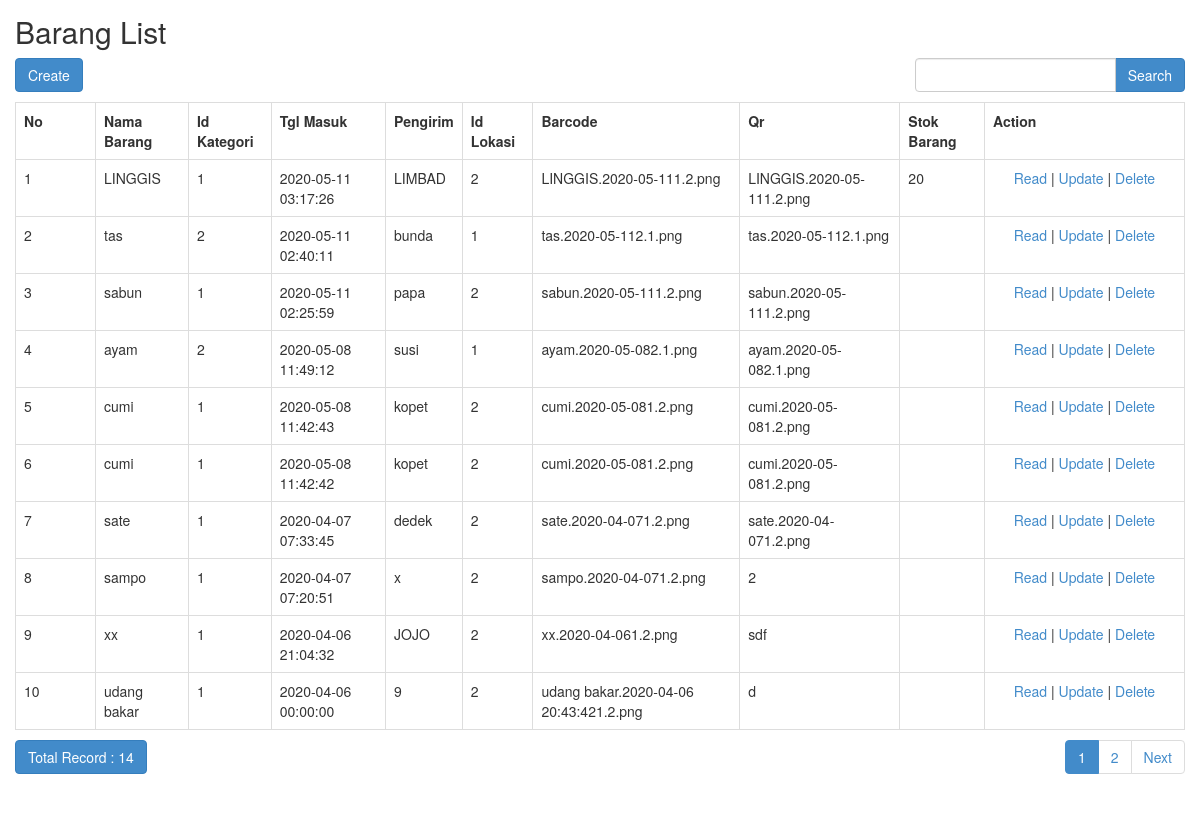
The app's page /index.php/barang, older data.
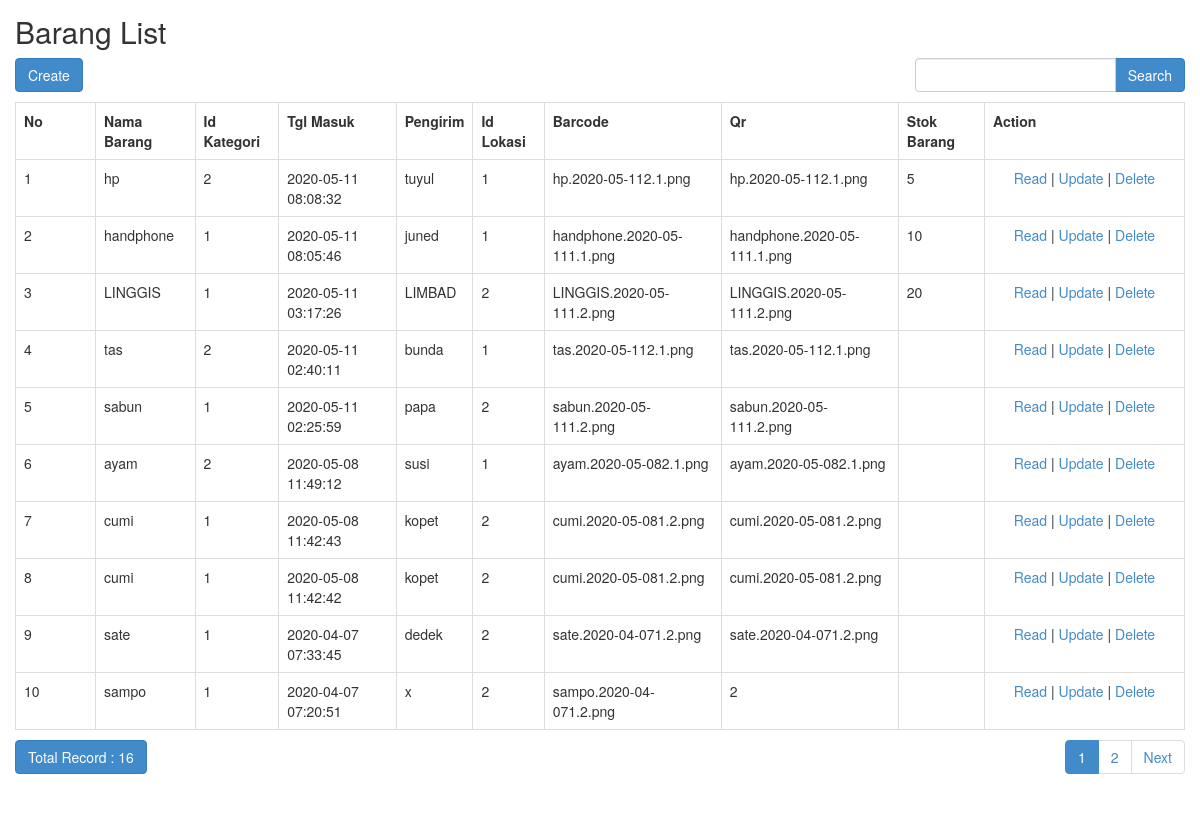
The same page, newer data.
### tables this page shows
CREATE TABLE `barang` (
  `id_barang` int(10) NOT NULL,
  `nama_barang` varchar(50) NOT NULL,
  `id_kategori` int(10) NOT NULL,
  `tgl_masuk` datetime NOT NULL,
  `pengirim` varchar(50) NOT NULL,
  `id_lokasi` int(10) NOT NULL,
  `barcode` varchar(100) NOT NULL,
  `qr` varchar(100) NOT NULL,
  `stok` int(100) DEFAULT NULL
);

### application/controllers/Barang.php (called while the page is built, shortened)
<?php
class Barang extends CI_Controller
{
    function __construct()
    {
        $this->load->model('Barang_model');
        $this->load->library('form_validation');
    }
    public function index()
    {
        $q = urldecode($this->input->get('q', TRUE));
        $start = intval($this->input->get('start'));
        if ($q <> '') {
            $config['base_url'] = base_url() . 'barang/index.html?q=' . urlencode($q);
            $config['first_url'] = base_url() . 'barang/index.html?q=' . urlencode($q);
        } else {
            $config['base_url'] = base_url() . 'barang/index.html';
            $config['first_url'] = base_url() . 'barang/index.html';
        }
        $config['per_page'] = 10;
        $config['page_query_string'] = TRUE;
        $config['total_rows'] = $this->Barang_model->total_rows($q);
        $barang = $this->Barang_model->get_limit_data($config['per_page'], $start, $q);
        $this->load->library('pagination');
        $this->pagination->initialize($config);
        $data = array(
            'barang_data' => $barang,
            'q' => $q,
            'pagination' => $this->pagination->create_links(),
            'total_rows' => $config['total_rows'],
            'start' => $start,
        );
        $this->load->view('barang/barang_list', $data);
    }
}

### index.php (called while the page is built, shortened)
<?php
require_once BASEPATH.'core/CodeIgniter.php';

### application/config/config.php (called while the page is built, shortened)
<?php
$config['base_url'] = 'http://localhost/project2/';
$config['index_page'] = '';
$config['uri_protocol']	= 'REQUEST_URI';
$config['url_suffix'] = '';
$config['language']	= 'english';
$config['charset'] = 'UTF-8';
$config['enable_hooks'] = FALSE;
$config['subclass_prefix'] = 'MY_';
$config['composer_autoload'] = FALSE;
$config['permitted_uri_chars'] = 'a-z 0-9~%.:_\-';
$config['enable_query_strings'] = FALSE;
$config['controller_trigger'] = 'c';
$config['function_trigger'] = 'm';
$config['directory_trigger'] = 'd';
$config['allow_get_array'] = TRUE;
$config['log_threshold'] = 0;
$config['log_path'] = '';
$config['log_file_extension'] = '';
$config['log_file_permissions'] = 0644;
$config['log_date_format'] = 'Y-m-d H:i:s';
$config['error_views_path'] = '';
$config['cache_path'] = '';
$config['cache_query_string'] = FALSE;
$config['encryption_key'] = '';
$config['sess_driver'] = 'files';
$config['sess_cookie_name'] = 'ci_session';
$config['sess_expiration'] = 7200;
$config['sess_save_path'] = NULL;
$config['sess_match_ip'] = FALSE;
$config['sess_time_to_update'] = 300;
$config['sess_regenerate_destroy'] = FALSE;
$config['cookie_prefix']	= '';
$config['cookie_domain']	= '';
$config['cookie_path']		= '/';
$config['cookie_secure']	= FALSE;
$config['cookie_httponly'] 	= FALSE;
$config['standardize_newlines'] = FALSE;
$config['global_xss_filtering'] = FALSE;
$config['csrf_protection'] = FALSE;
$config['csrf_token_name'] = 'csrf_test_name';
$config['csrf_cookie_name'] = 'csrf_cookie_name';
$config['csrf_expire'] = 7200;
$config['csrf_regenerate'] = TRUE;
$config['csrf_exclude_uris'] = array();
$config['compress_output'] = FALSE;
$config['time_reference'] = 'local';
$config['rewrite_short_tags'] = FALSE;
$config['proxy_ips'] = '';

### application/models/Barang_model.php (called while the page is built, shortened)
<?php
class Barang_model extends CI_Model
{
    public $table = 'barang';
    public $id = 'id_barang';
    public $order = 'DESC';
    function total_rows($q = NULL) {
        $this->db->like('id_barang', $q);
	$this->db->or_like('nama_barang', $q);
	$this->db->or_like('id_kategori', $q);
	$this->db->or_like('tgl_masuk', $q);
	$this->db->or_like('pengirim', $q);
	$this->db->or_like('id_lokasi', $q);
	$this->db->or_like('barcode', $q);
	$this->db->or_like('qr', $q);
    $this->db->or_like('stok', $q);
	$this->db->from($this->table);
        return $this->db->count_all_results();
    }
    function get_limit_data($limit, $start = 0, $q = NULL) {
        $this->db->order_by($this->id, $this->order);
        $this->db->like('id_barang', $q);
	$this->db->or_like('nama_barang', $q);
	$this->db->or_like('id_kategori', $q);
	$this->db->or_like('tgl_masuk', $q);
	$this->db->or_like('pengirim', $q);
	$this->db->or_like('id_lokasi', $q);
	$this->db->or_like('barcode', $q);
	$this->db->or_like('qr', $q);
    $this->db->or_like('stok', $q);
	$this->db->limit($limit, $start);
        return $this->db->get($this->table)->result();
    }
}

### application/views/barang/barang_list.php (the view, shortened to what this page needs)
<!doctype html>
<html>
    <head>
        <link rel="stylesheet" href="<?php echo base_url('assets/bootstrap/css/bootstrap.min.css') ?>"/>
    </head>
    <body>
        <h2 style="margin-top:0px">Barang List</h2>
        <div class="row" style="margin-bottom: 10px">
            <div class="col-md-4">
                <?php echo anchor(site_url('barang/create'),'Create', 'class="btn btn-primary"'); ?>
            </div>
            <div class="col-md-4 text-center">
            </div>
            <div class="col-md-1 text-right">
            </div>
            <div class="col-md-3 text-right">
                <form action="<?php echo site_url('barang/index'); ?>" class="form-inline" method="get">
                    <div class="input-group">
                        <input type="text" class="form-control" name="q" value="<?php echo $q; ?>">
                        <span class="input-group-btn">
                          <button class="btn btn-primary" type="submit">Search</button>
                        </span>
                    </div>
                </form>
            </div>
        </div>
        <table class="table table-bordered" style="margin-bottom: 10px">
            <tr>
                <th>No</th>
		<th>Nama Barang</th>
		<th>Id Kategori</th>
		<th>Tgl Masuk</th>
		<th>Pengirim</th>
		<th>Id Lokasi</th>
		<th>Barcode</th>
		<th>Qr</th>
        <th>Stok Barang</th>
		<th>Action</th>
            </tr><?php
            foreach ($barang_data as $barang)
            {
                ?>
                <tr>
			<td width="80px"><?php echo ++$start ?></td>
			<td><?php echo $barang->nama_barang ?></td>
			<td><?php echo $barang->id_kategori ?></td>
			<td><?php echo $barang->tgl_masuk ?></td>
			<td><?php echo $barang->pengirim ?></td>
			<td><?php echo $barang->id_lokasi ?></td>
			<td><?php echo $barang->barcode ?></td>
			<td><?php echo $barang->qr ?></td>
            <td><?php echo $barang->stok ?></td>
			<td style="text-align:center" width="200px">
				<?php
				echo anchor(site_url('barang/read/'.$barang->id_barang),'Read');
				echo ' | ';
				echo anchor(site_url('barang/update/'.$barang->id_barang),'Update');
				echo ' | ';
				echo anchor(site_url('barang/delete/'.$barang->id_barang),'Delete','onclick="javasciprt: return confirm(\'Are You Sure ?\')"');
				?>
			</td>
		</tr>
                <?php
            }
            ?>
        </table>
        <div class="row">
            <div class="col-md-6">
                <a href="#" class="btn btn-primary">Total Record : <?php echo $total_rows ?></a>
	    </div>
            <div class="col-md-6 text-right">
                <?php echo $pagination ?>
            </div>
        </div>
    </body>
</html>

### application/config/pagination.php (shortened to what this page needs)
<?php  if ( ! defined('BASEPATH')) exit('No direct script access allowed');
$config['full_tag_open'] = '<nav><ul class="pagination" style="margin-top:0px">';
$config['full_tag_close'] = '</ul></nav>';
$config['next_tag_open'] = '<li>';
$config['next_tag_close'] = '</li>';
$config['cur_tag_open'] = '<li class="active"><a>';
$config['cur_tag_close'] = '</a></li>';
$config['num_tag_open'] = '<li>';
$config['num_tag_close'] = '</li>';

### application/views/barang/barang_list.php (style rules this page uses)
body { padding: 15px; }

Row changes from the older to the newer data that the page shows:
no longer on this page (row unchanged): barang: nama_barang "xx", id_kategori "1", tgl_masuk "2020-04-06 21:04:32", pengirim "JOJO", id_lokasi "2", barcode "xx.2020-04-061.2.png", qr "sdf", id_barang "Read", id_barang "Update", id_barang "Delete"
no longer on this page (row unchanged): barang: nama_barang "udang bakar", id_kategori "1", tgl_masuk "2020-04-06 00:00:00", pengirim "9", id_lokasi "2", barcode "udang bakar.2020-04-06 20:43:421.2.png", qr "d", id_barang "Read", id_barang "Update", id_barang "Delete"
added barang: nama_barang "hp", id_kategori "2", tgl_masuk "2020-05-11 08:08:32", pengirim "tuyul", id_lokasi "1", barcode "hp.2020-05-112.1.png", qr "hp.2020-05-112.1.png", stok "5", id_barang "Read", id_barang "Update", id_barang "Delete"
added barang: nama_barang "handphone", id_kategori "1", tgl_masuk "2020-05-11 08:05:46", pengirim "juned", id_lokasi "1", barcode "handphone.2020-05-111.1.png", qr "handphone.2020-05-111.1.png", stok "10", id_barang "Read", id_barang "Update", id_barang "Delete"
Text that changed along with them:
$total_rows: "14" → "16"
